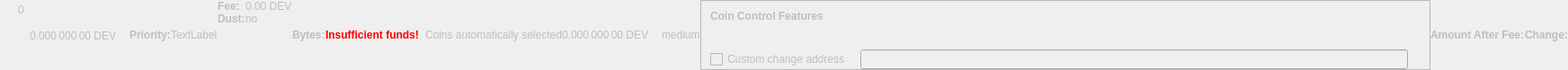
    <widget class="QWidget" name="dummyHideWidget" native="true">
     <property name="enabled">
      <bool>false</bool>
     </property>
     <property name="maximumSize">
      <size>
       <width>100</width>
       <height>22</height>
      </size>
     </property>
     <layout class="QHBoxLayout" name="dummyHideLayout">
      <property name="spacing">
       <number>0</number>
      </property>
      <property name="leftMargin">
       <number>0</number>
      </property>
      <property name="topMargin">
       <number>0</number>
      </property>
      <property name="rightMargin">
       <number>0</number>
      </property>
      <property name="bottomMargin">
       <number>0</number>
      </property>
      <item>
       <layout class="QFormLayout" name="formLayoutCoinControl1">
        <property name="horizontalSpacing">
         <number>10</number>
        </property>
        <property name="verticalSpacing">
         <number>14</number>
        </property>
        <property name="leftMargin">
         <number>10</number>
        </property>
        <property name="topMargin">
         <number>4</number>
        </property>
        <property name="rightMargin">
         <number>6</number>
        </property>
        <item row="0" column="1">
         <widget class="QLabel" name="labelCoinControlBytes">
          <property name="cursor">
           <cursorShape>IBeamCursor</cursorShape>
          </property>
          <property name="contextMenuPolicy">
           <enum>Qt::ActionsContextMenu</enum>
          </property>
          <property name="text">
           <string notr="true">0</string>
          </property>
          <property name="textInteractionFlags">
           <set>Qt::LinksAccessibleByMouse|Qt::TextSelectableByKeyboard|Qt::TextSelectableByMouse</set>
          </property>
         </widget>
        </item>
       </layout>
      </item>
      <item>
       <widget class="QLabel" name="labelCoinControlAfterFee">
        <property name="enabled">
         <bool>false</bool>
        </property>
        <property name="sizePolicy">
         <sizepolicy hsizetype="Fixed" vsizetype="Fixed">
          <horstretch>0</horstretch>
          <verstretch>0</verstretch>
         </sizepolicy>
        </property>
        <property name="minimumSize">
         <size>
          <width>111</width>
          <height>12</height>
         </size>
        </property>
        <property name="maximumSize">
         <size>
          <width>111</width>
          <height>12</height>
         </size>
        </property>
        <property name="cursor">
         <cursorShape>IBeamCursor</cursorShape>
        </property>
        <property name="contextMenuPolicy">
         <enum>Qt::ActionsContextMenu</enum>
        </property>
        <property name="text">
         <string notr="true">0.000 000 00 DEV</string>
        </property>
        <property name="textInteractionFlags">
         <set>Qt::LinksAccessibleByMouse|Qt::TextSelectableByKeyboard|Qt::TextSelectableByMouse</set>
        </property>
       </widget>
      </item>
      <item>
       <widget class="QLabel" name="labelCoinControlPriorityText">
        <property name="enabled">
         <bool>false</bool>
        </property>
        <property name="font">
         <font>
          <weight>75</weight>
          <bold>true</bold>
         </font>
        </property>
        <property name="text">
         <string>Priority:</string>
        </property>
       </widget>
      </item>
      <item>
       <layout class="QHBoxLayout" name="horizontalLayout">
        <item>
         <widget class="QLabel" name="WarningLabel">
          <property name="text">
           <string>TextLabel</string>
          </property>
         </widget>
        </item>
       </layout>
      </item>
      <item>
       <layout class="QFormLayout" name="formLayoutCoinControl3">
        <property name="horizontalSpacing">
         <number>0</number>
        </property>
        <property name="verticalSpacing">
         <number>0</number>
        </property>
        <property name="leftMargin">
         <number>0</number>
        </property>
        <property name="topMargin">
         <number>0</number>
        </property>
        <property name="rightMargin">
         <number>0</number>
        </property>
        <item row="0" column="0">
         <widget class="QLabel" name="labelCoinControlFeeText">
          <property name="enabled">
           <bool>false</bool>
          </property>
          <property name="font">
           <font>
            <weight>75</weight>
            <bold>true</bold>
           </font>
          </property>
          <property name="text">
           <string>Fee:</string>
          </property>
          <property name="margin">
           <number>0</number>
          </property>
         </widget>
        </item>
        <item row="0" column="1">
         <widget class="QLabel" name="labelCoinControlFee">
          <property name="enabled">
           <bool>false</bool>
          </property>
          <property name="cursor">
           <cursorShape>IBeamCursor</cursorShape>
          </property>
          <property name="contextMenuPolicy">
           <enum>Qt::ActionsContextMenu</enum>
          </property>
          <property name="text">
           <string notr="true">0.00 DEV</string>
          </property>
          <property name="textInteractionFlags">
           <set>Qt::LinksAccessibleByMouse|Qt::TextSelectableByKeyboard|Qt::TextSelectableByMouse</set>
          </property>
         </widget>
        </item>
        <item row="1" column="0">
         <widget class="QLabel" name="labelCoinControlLowOutputText">
          <property name="enabled">
           <bool>false</bool>
          </property>
          <property name="font">
           <font>
            <weight>75</weight>
            <bold>true</bold>
           </font>
          </property>
          <property name="text">
           <string>Dust:</string>
          </property>
         </widget>
        </item>
        <item row="1" column="1">
         <widget class="QLabel" name="labelCoinControlLowOutput">
          <property name="enabled">
           <bool>false</bool>
          </property>
          <property name="cursor">
           <cursorShape>IBeamCursor</cursorShape>
          </property>
          <property name="contextMenuPolicy">
           <enum>Qt::ActionsContextMenu</enum>
          </property>
          <property name="text">
           <string>no</string>
          </property>
          <property name="textInteractionFlags">
           <set>Qt::LinksAccessibleByMouse|Qt::TextSelectableByKeyboard|Qt::TextSelectableByMouse</set>
          </property>
         </widget>
        </item>
       </layout>
      </item>
      <item>
       <widget class="QLabel" name="labelCoinControlBytesText">
        <property name="enabled">
         <bool>false</bool>
        </property>
        <property name="font">
         <font>
          <weight>75</weight>
          <bold>true</bold>
         </font>
        </property>
        <property name="text">
         <string>Bytes:</string>
        </property>
       </widget>
      </item>
      <item>
       <layout class="QFormLayout" name="formLayoutCoinControl2">
        <property name="horizontalSpacing">
         <number>0</number>
        </property>
        <property name="verticalSpacing">
         <number>0</number>
        </property>
        <property name="leftMargin">
         <number>0</number>
        </property>
        <property name="topMargin">
         <number>0</number>
        </property>
        <property name="rightMargin">
         <number>0</number>
        </property>
       </layout>
      </item>
      <item>
       <layout class="QHBoxLayout" name="horizontalLayoutCoinControl2">
        <property name="spacing">
         <number>0</number>
        </property>
        <property name="bottomMargin">
         <number>0</number>
        </property>
       </layout>
      </item>
      <item>
       <widget class="QLabel" name="labelCoinControlInsuffFunds">
        <property name="enabled">
         <bool>false</bool>
        </property>
        <property name="minimumSize">
         <size>
          <width>0</width>
          <height>0</height>
         </size>
        </property>
        <property name="font">
         <font>
          <weight>75</weight>
          <bold>true</bold>
         </font>
        </property>
        <property name="styleSheet">
         <string notr="true">color:red;font-weight:bold;</string>
        </property>
        <property name="text">
         <string>Insufficient funds!</string>
        </property>
        <property name="margin">
         <number>5</number>
        </property>
       </widget>
      </item>
      <item>
       <layout class="QFormLayout" name="formLayoutCoinControl4">
        <property name="horizontalSpacing">
         <number>0</number>
        </property>
        <property name="verticalSpacing">
         <number>0</number>
        </property>
        <property name="leftMargin">
         <number>0</number>
        </property>
        <property name="topMargin">
         <number>0</number>
        </property>
        <property name="rightMargin">
         <number>0</number>
        </property>
       </layout>
      </item>
      <item>
       <widget class="QLabel" name="labelCoinControlChangeLabel">
        <property name="enabled">
         <bool>false</bool>
        </property>
        <property name="sizePolicy">
         <sizepolicy hsizetype="Preferred" vsizetype="Expanding">
          <horstretch>0</horstretch>
          <verstretch>0</verstretch>
         </sizepolicy>
        </property>
        <property name="minimumSize">
         <size>
          <width>0</width>
          <height>0</height>
         </size>
        </property>
        <property name="text">
         <string/>
        </property>
        <property name="margin">
         <number>3</number>
        </property>
       </widget>
      </item>
      <item>
       <widget class="QLabel" name="labelCoinControlAutomaticallySelected">
        <property name="enabled">
         <bool>false</bool>
        </property>
        <property name="sizePolicy">
         <sizepolicy hsizetype="Fixed" vsizetype="Fixed">
          <horstretch>0</horstretch>
          <verstretch>0</verstretch>
         </sizepolicy>
        </property>
        <property name="minimumSize">
         <size>
          <width>0</width>
          <height>0</height>
         </size>
        </property>
        <property name="maximumSize">
         <size>
          <width>240</width>
          <height>16777215</height>
         </size>
        </property>
        <property name="text">
         <string>Coins automatically selected</string>
        </property>
        <property name="margin">
         <number>5</number>
        </property>
       </widget>
      </item>
      <item>
       <widget class="QLabel" name="labelCoinControlChange">
        <property name="enabled">
         <bool>false</bool>
        </property>
        <property name="sizePolicy">
         <sizepolicy hsizetype="Fixed" vsizetype="Fixed">
          <horstretch>0</horstretch>
          <verstretch>0</verstretch>
         </sizepolicy>
        </property>
        <property name="minimumSize">
         <size>
          <width>111</width>
          <height>0</height>
         </size>
        </property>
        <property name="maximumSize">
         <size>
          <width>111</width>
          <height>16777215</height>
         </size>
        </property>
        <property name="cursor">
         <cursorShape>IBeamCursor</cursorShape>
        </property>
        <property name="contextMenuPolicy">
         <enum>Qt::ActionsContextMenu</enum>
        </property>
        <property name="text">
         <string notr="true">0.000 000 00 DEV</string>
        </property>
        <property name="textInteractionFlags">
         <set>Qt::LinksAccessibleByMouse|Qt::TextSelectableByKeyboard|Qt::TextSelectableByMouse</set>
        </property>
       </widget>
      </item>
      <item>
       <widget class="QLabel" name="labelCoinControlPriority">
        <property name="enabled">
         <bool>false</bool>
        </property>
        <property name="cursor">
         <cursorShape>IBeamCursor</cursorShape>
        </property>
        <property name="contextMenuPolicy">
         <enum>Qt::ActionsContextMenu</enum>
        </property>
        <property name="text">
         <string>medium</string>
        </property>
        <property name="textInteractionFlags">
         <set>Qt::LinksAccessibleByMouse|Qt::TextSelectableByKeyboard|Qt::TextSelectableByMouse</set>
        </property>
       </widget>
      </item>
      <item>
       <widget class="QFrame" name="frameCoinControl">
        <property name="sizePolicy">
         <sizepolicy hsizetype="Expanding" vsizetype="Expanding">
          <horstretch>0</horstretch>
          <verstretch>0</verstretch>
         </sizepolicy>
        </property>
        <property name="maximumSize">
         <size>
          <width>16777215</width>
          <height>16777215</height>
         </size>
        </property>
        <property name="frameShape">
         <enum>QFrame::StyledPanel</enum>
        </property>
        <property name="frameShadow">
         <enum>QFrame::Sunken</enum>
        </property>
        <layout class="QVBoxLayout" name="verticalLayoutCoinControl2_2">
         <property name="spacing">
          <number>0</number>
         </property>
         <property name="leftMargin">
          <number>0</number>
         </property>
         <property name="topMargin">
          <number>0</number>
         </property>
         <property name="rightMargin">
          <number>0</number>
         </property>
         <property name="bottomMargin">
          <number>0</number>
         </property>
         <item>
          <layout class="QVBoxLayout" name="verticalLayoutCoinControl" stretch="0,0,0,1">
           <property name="spacing">
            <number>0</number>
           </property>
           <property name="leftMargin">
            <number>10</number>
           </property>
           <property name="topMargin">
            <number>10</number>
           </property>
           <item>
            <layout class="QHBoxLayout" name="horizontalLayoutCoinControl1">
             <property name="bottomMargin">
              <number>15</number>
             </property>
             <item>
              <widget class="QLabel" name="labelCoinControlFeatures">
               <property name="enabled">
                <bool>false</bool>
               </property>
               <property name="sizePolicy">
                <sizepolicy hsizetype="Preferred" vsizetype="Maximum">
                 <horstretch>0</horstretch>
                 <verstretch>0</verstretch>
                </sizepolicy>
               </property>
               <property name="font">
                <font>
                 <weight>75</weight>
                 <bold>true</bold>
                </font>
               </property>
               <property name="styleSheet">
                <string notr="true">font-weight:bold;</string>
               </property>
               <property name="text">
                <string>Coin Control Features</string>
               </property>
              </widget>
             </item>
            </layout>
           </item>
           <item>
            <widget class="QWidget" name="widgetCoinControl" native="true">
             <property name="sizePolicy">
              <sizepolicy hsizetype="Preferred" vsizetype="Preferred">
               <horstretch>0</horstretch>
               <verstretch>0</verstretch>
              </sizepolicy>
             </property>
             <property name="minimumSize">
              <size>
               <width>0</width>
               <height>0</height>
              </size>
             </property>
             <property name="styleSheet">
              <string notr="true"/>
             </property>
             <layout class="QHBoxLayout" name="horizontalLayoutCoinControl5_2">
              <property name="leftMargin">
               <number>0</number>
              </property>
              <property name="topMargin">
               <number>0</number>
              </property>
              <property name="rightMargin">
               <number>0</number>
              </property>
              <property name="bottomMargin">
               <number>0</number>
              </property>
              <item>
               <layout class="QHBoxLayout" name="horizontalLayoutCoinControl3">
                <property name="spacing">
                 <number>20</number>
                </property>
                <property name="topMargin">
                 <number>0</number>
                </property>
                <property name="bottomMargin">
                 <number>10</number>
                </property>
               </layout>
              </item>
             </layout>
            </widget>
           </item>
           <item>
            <layout class="QHBoxLayout" name="horizontalLayoutCoinControl4" stretch="0,0,0">
             <property name="spacing">
              <number>12</number>
             </property>
             <property name="sizeConstraint">
              <enum>QLayout::SetDefaultConstraint</enum>
             </property>
             <property name="topMargin">
              <number>5</number>
             </property>
             <property name="rightMargin">
              <number>5</number>
             </property>
             <item>
              <widget class="QCheckBox" name="checkBoxCoinControlChange">
               <property name="enabled">
                <bool>false</bool>
               </property>
               <property name="toolTip">
                <string>If this is activated, but the change address is empty or invalid, change will be sent to a newly generated address.</string>
               </property>
               <property name="text">
                <string>Custom change address</string>
               </property>
              </widget>
             </item>
             <item>
              <widget class="QValidatedLineEdit" name="lineEditCoinControlChange">
               <property name="enabled">
                <bool>false</bool>
               </property>
               <property name="sizePolicy">
                <sizepolicy hsizetype="Expanding" vsizetype="Fixed">
                 <horstretch>0</horstretch>
                 <verstretch>0</verstretch>
                </sizepolicy>
               </property>
              </widget>
             </item>
             <item>
              <widget class="QLabel" name="labelCoinControlChangeLabel_2">
               <property name="sizePolicy">
                <sizepolicy hsizetype="Preferred" vsizetype="Expanding">
                 <horstretch>0</horstretch>
                 <verstretch>0</verstretch>
                </sizepolicy>
               </property>
               <property name="minimumSize">
                <size>
                 <width>0</width>
                 <height>0</height>
                </size>
               </property>
               <property name="text">
                <string/>
               </property>
               <property name="margin">
                <number>3</number>
               </property>
              </widget>
             </item>
            </layout>
           </item>
           <item>
            <spacer name="verticalSpacerCoinControl">
             <property name="orientation">
              <enum>Qt::Vertical</enum>
             </property>
             <property name="sizeHint" stdset="0">
              <size>
               <width>800</width>
               <height>1</height>
              </size>
             </property>
            </spacer>
           </item>
          </layout>
         </item>
        </layout>
       </widget>
      </item>
      <item>
       <widget class="QLabel" name="labelCoinControlAfterFeeText">
        <property name="enabled">
         <bool>false</bool>
        </property>
        <property name="minimumSize">
         <size>
          <width>0</width>
          <height>0</height>
         </size>
        </property>
        <property name="maximumSize">
         <size>
          <width>16777215</width>
          <height>16777215</height>
         </size>
        </property>
        <property name="font">
         <font>
          <weight>75</weight>
          <bold>true</bold>
         </font>
        </property>
        <property name="text">
         <string>Amount After Fee:</string>
        </property>
        <property name="alignment">
         <set>Qt::AlignLeading|Qt::AlignLeft|Qt::AlignVCenter</set>
        </property>
        <property name="margin">
         <number>0</number>
        </property>
       </widget>
      </item>
      <item>
       <widget class="QLabel" name="labelCoinControlChangeText">
        <property name="enabled">
         <bool>false</bool>
        </property>
        <property name="sizePolicy">
         <sizepolicy hsizetype="Preferred" vsizetype="Preferred">
          <horstretch>0</horstretch>
          <verstretch>0</verstretch>
         </sizepolicy>
        </property>
        <property name="minimumSize">
         <size>
          <width>0</width>
          <height>0</height>
         </size>
        </property>
        <property name="maximumSize">
         <size>
          <width>16777215</width>
          <height>16777215</height>
         </size>
        </property>
        <property name="font">
         <font>
          <weight>75</weight>
          <bold>true</bold>
         </font>
        </property>
        <property name="text">
         <string>Change:</string>
        </property>
        <property name="alignment">
         <set>Qt::AlignLeading|Qt::AlignLeft|Qt::AlignVCenter</set>
        </property>
       </widget>
      </item>
     </layout>
    </widget>
